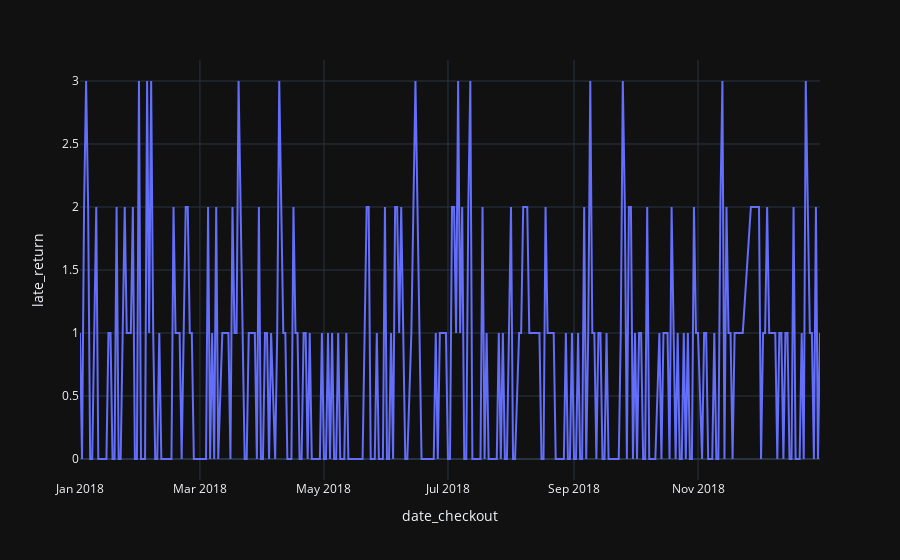

Notebook code cell kept with this figure:
### Markdown cell above
### Trend Analysis

The following plot shows the number of late returns for different checkout dates. The periodic fluctuations of the presented values over time imply that the calendar features, such as day of the week, month of the year, etc., could be useful for predicting the late returns.

### Code cell
px.line(df_xy.groupby('date_checkout').sum('late_return').reset_index(), x='date_checkout', y='late_return')

### Figure 1 — Plotly figure (JSON) as saved in the notebook; plotly's stock layout.template omitted (floating-point values rounded to 4 significant figures; data arrays with more than 128 entries replaced by an {"elided": "..."} marker saying what was removed)
{"data": [{"hovertemplate": "date_checkout=%{x}<br>late_return=%{y}<extra></extra>", "legendgroup": "", "line": {"color": "#636efa", "dash": "solid"}, "marker": {"symbol": "circle"}, "mode": "lines", "name": "", "orientation": "v", "showlegend": false, "x": {"elided": "354 str values"}, "xaxis": "x", "y": {"elided": "354 int values"}, "yaxis": "y", "type": "scatter"}], "layout": {"xaxis": {"anchor": "y", "domain": [0.0, 1.0], "title": {"text": "date_checkout"}}, "yaxis": {"anchor": "x", "domain": [0.0, 1.0], "title": {"text": "late_return"}}, "legend": {"tracegroupgap": 0}, "margin": {"t": 60}}}
